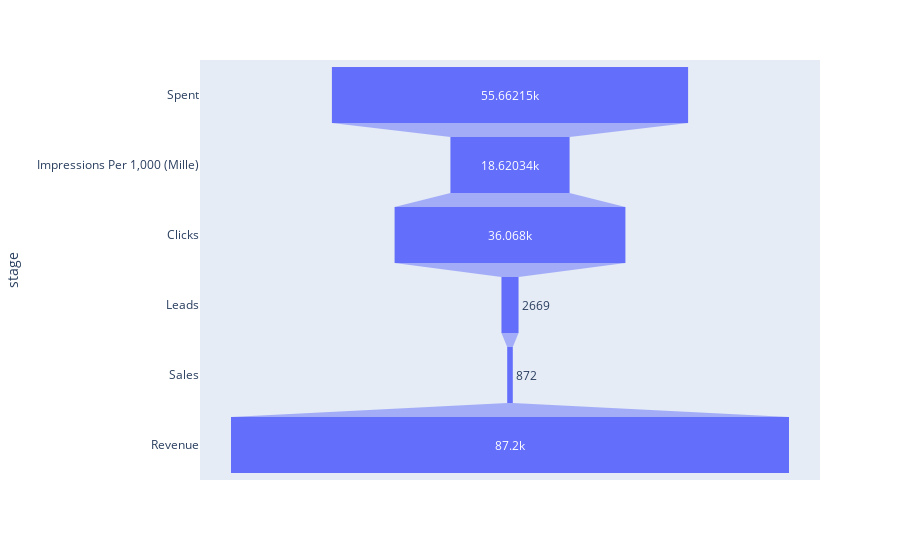

Source (notebook cell):
### Markdown cell above
# A closer Look a Campaign C because it is more financially active than the others

### Code cell
utils.sales_funnel_plot(data)

### Figure 1 — Plotly figure (JSON) as saved in the notebook; plotly's stock layout.template omitted (floating-point values rounded to 4 significant figures)
{"data": [{"hovertemplate": "value=%{x}<br>stage=%{y}<extra></extra>", "legendgroup": "", "marker": {"color": "#636efa"}, "name": "", "orientation": "h", "showlegend": false, "type": "funnel", "x": [55660.0, 18620.0, 36070.0, 2669.0, 872.0, 87200.0], "xaxis": "x", "y": ["Spent", "Impressions Per 1,000 (Mille)", "Clicks", "Leads", "Sales", "Revenue"], "yaxis": "y"}], "layout": {"legend": {"tracegroupgap": 0}, "margin": {"t": 60}, "xaxis": {"anchor": "y", "domain": [0, 1], "title": {"text": "value"}}, "yaxis": {"anchor": "x", "domain": [0, 1], "title": {"text": "stage"}}}}
